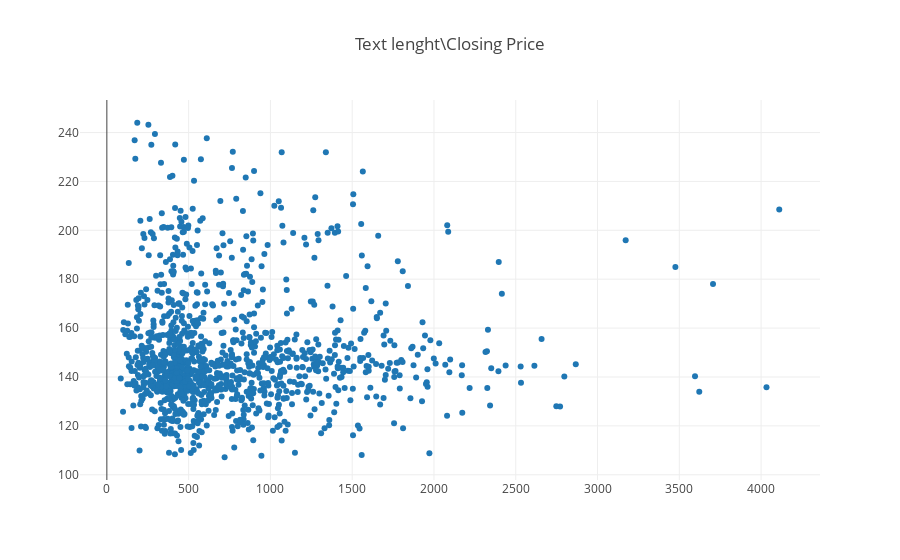

The notebook cell saved with this chart:
### Code cell
trace1=go.Scatter(x=data_join['len'], y=data_join['ClosingPrice'], name='Gas_Price', mode='markers')
#trace1=go.Scatter(y=data_join['Miller'], x=data_join['ClosingPrice'], name='Gas_Price', mode='markers')
data=[trace1]
layout={'title':'Text lenght\Closing Price'}
fig=go.Figure(data=data, layout=layout)
iplot(fig, show_link=False)

### Figure 1 — Plotly figure (JSON) as saved in the notebook; plotly's stock layout.template omitted (floating-point values rounded to 4 significant figures; data arrays with more than 128 entries replaced by an {"elided": "..."} marker saying what was removed)
{"data": [{"mode": "markers", "name": "Gas_Price", "type": "scatter", "x": {"elided": "1159 int values"}, "y": {"elided": "1159 float values"}}], "layout": {"title": "Text lenght\\Closing Price"}}
